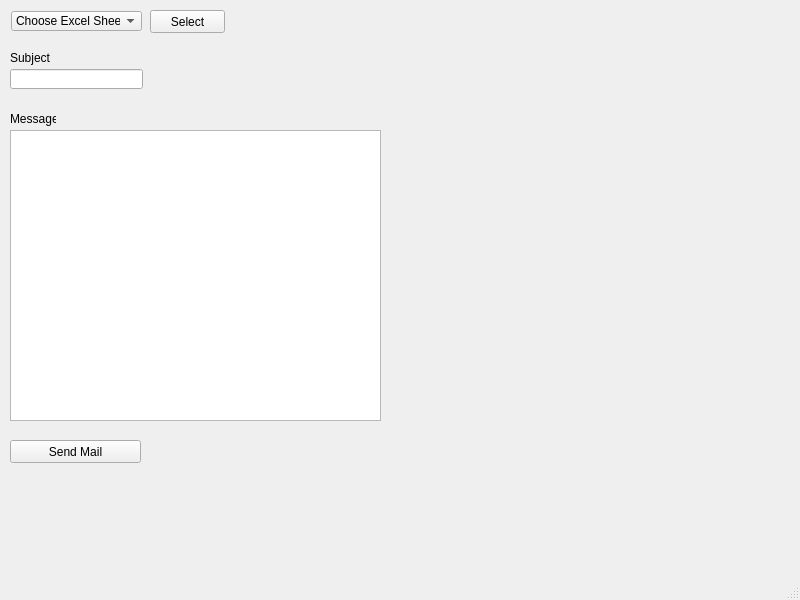
<?xml version="1.0" encoding="UTF-8"?>
<ui version="4.0">
 <class>MainWindow</class>
 <widget class="QMainWindow" name="MainWindow">
  <property name="geometry">
   <rect>
    <x>0</x>
    <y>0</y>
    <width>800</width>
    <height>600</height>
   </rect>
  </property>
  <property name="windowTitle">
   <string>Croc Mailer</string>
  </property>
  <widget class="QWidget" name="centralwidget">
   <widget class="QPushButton" name="pushButton">
    <property name="geometry">
     <rect>
      <x>10</x>
      <y>440</y>
      <width>131</width>
      <height>23</height>
     </rect>
    </property>
    <property name="text">
     <string>Send Mail</string>
    </property>
   </widget>
   <widget class="QComboBox" name="selection_box">
    <property name="geometry">
     <rect>
      <x>11</x>
      <y>11</y>
      <width>131</width>
      <height>20</height>
     </rect>
    </property>
    <item>
     <property name="text">
      <string>Choose Excel Sheet</string>
     </property>
    </item>
   </widget>
   <widget class="QLineEdit" name="subject_edit">
    <property name="geometry">
     <rect>
      <x>10</x>
      <y>69</y>
      <width>133</width>
      <height>20</height>
     </rect>
    </property>
   </widget>
   <widget class="QLabel" name="subject_label">
    <property name="geometry">
     <rect>
      <x>10</x>
      <y>50</y>
      <width>40</width>
      <height>16</height>
     </rect>
    </property>
    <property name="text">
     <string>Subject:</string>
    </property>
   </widget>
   <widget class="QLabel" name="message_label">
    <property name="geometry">
     <rect>
      <x>10</x>
      <y>111</y>
      <width>46</width>
      <height>16</height>
     </rect>
    </property>
    <property name="text">
     <string>Message:</string>
    </property>
   </widget>
   <widget class="QTextEdit" name="message_field">
    <property name="geometry">
     <rect>
      <x>10</x>
      <y>130</y>
      <width>371</width>
      <height>291</height>
     </rect>
    </property>
   </widget>
   <widget class="QPushButton" name="sheet_button">
    <property name="geometry">
     <rect>
      <x>150</x>
      <y>10</y>
      <width>75</width>
      <height>23</height>
     </rect>
    </property>
    <property name="text">
     <string>Select</string>
    </property>
   </widget>
  </widget>
  <widget class="QMenuBar" name="menubar">
   <property name="geometry">
    <rect>
     <x>0</x>
     <y>0</y>
     <width>800</width>
     <height>21</height>
    </rect>
   </property>
  </widget>
  <widget class="QStatusBar" name="statusbar"/>
 </widget>
 <resources/>
 <connections/>
</ui>
